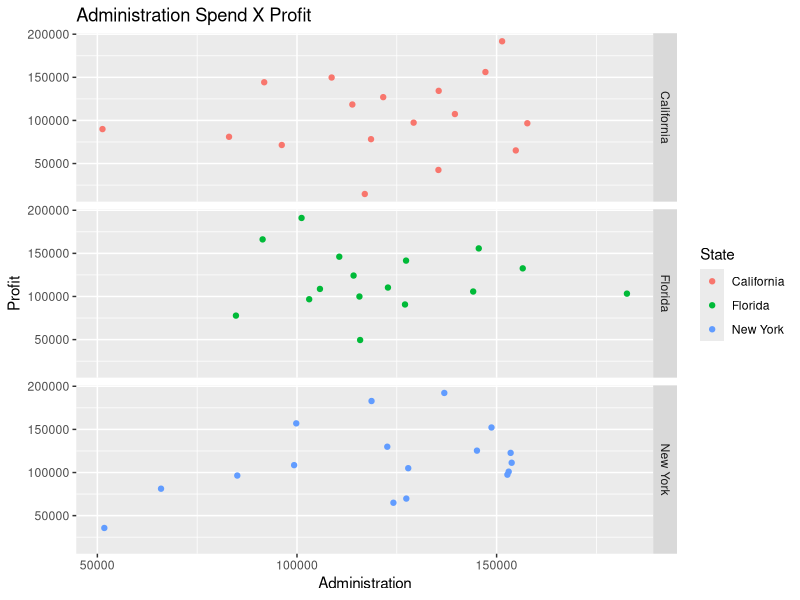
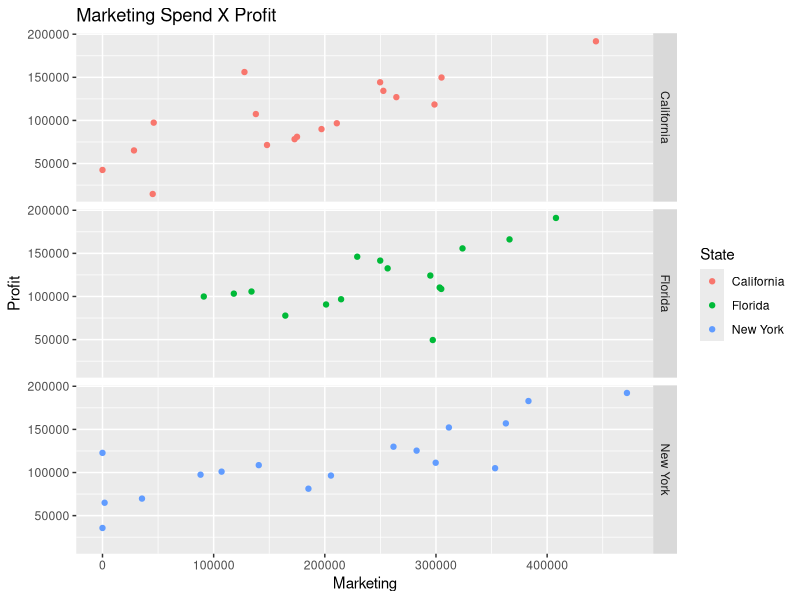
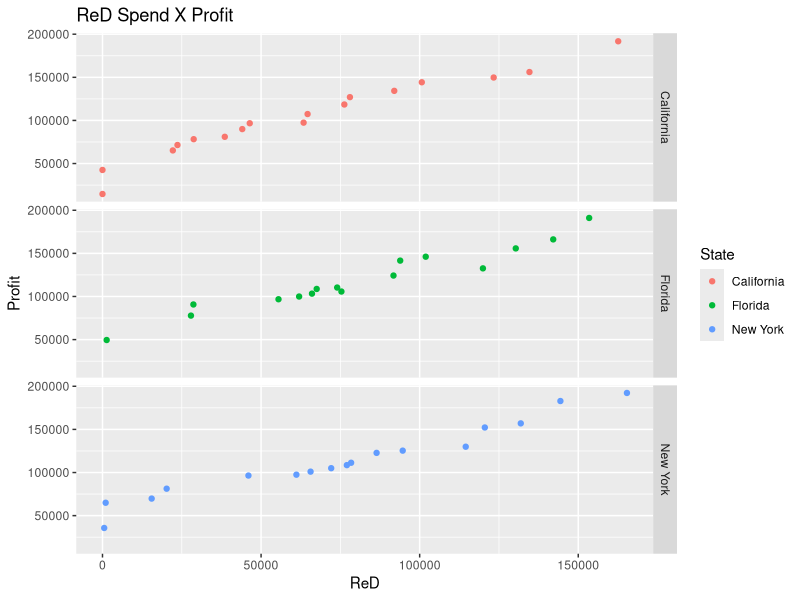
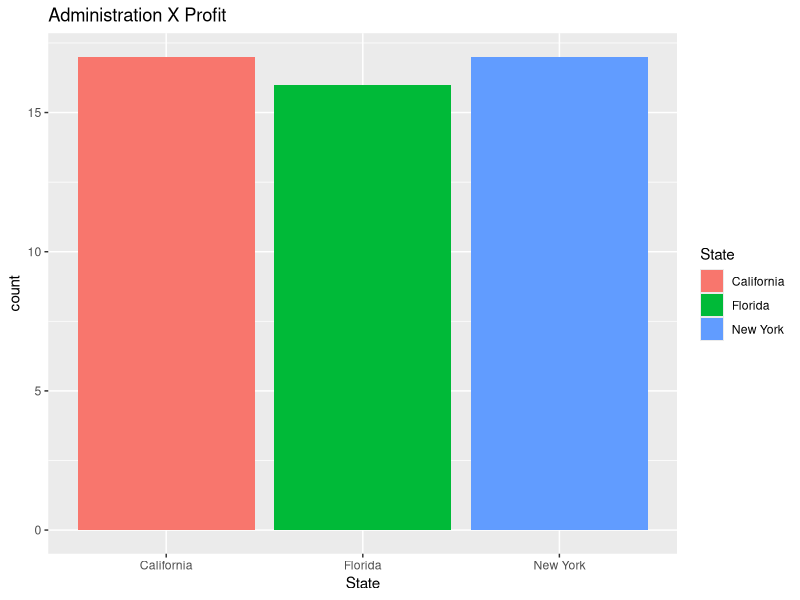
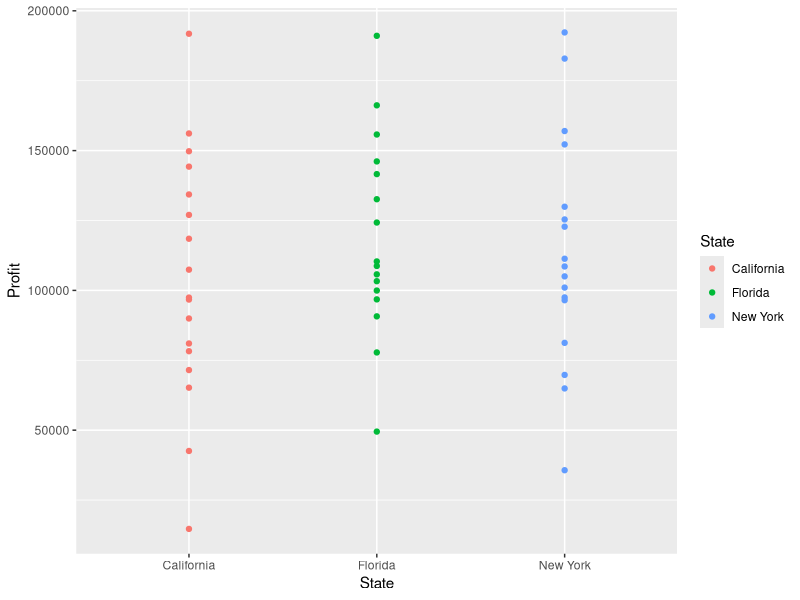
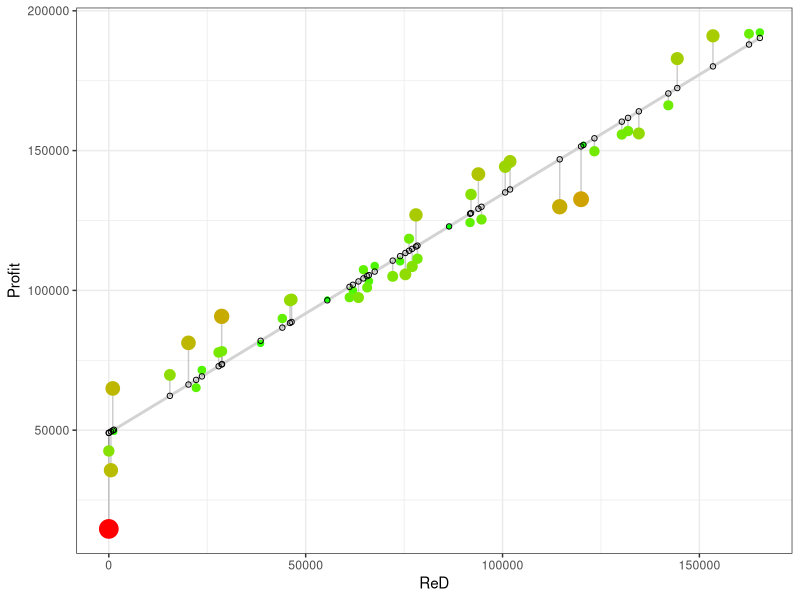
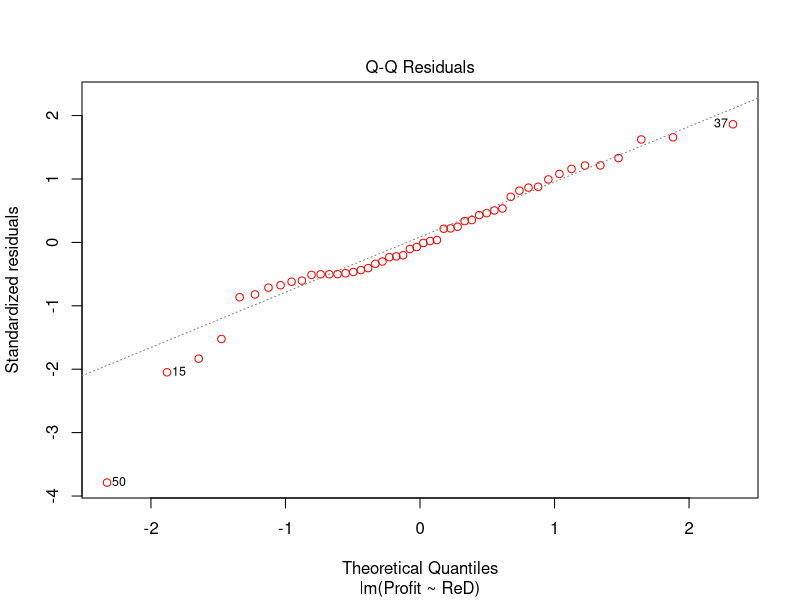
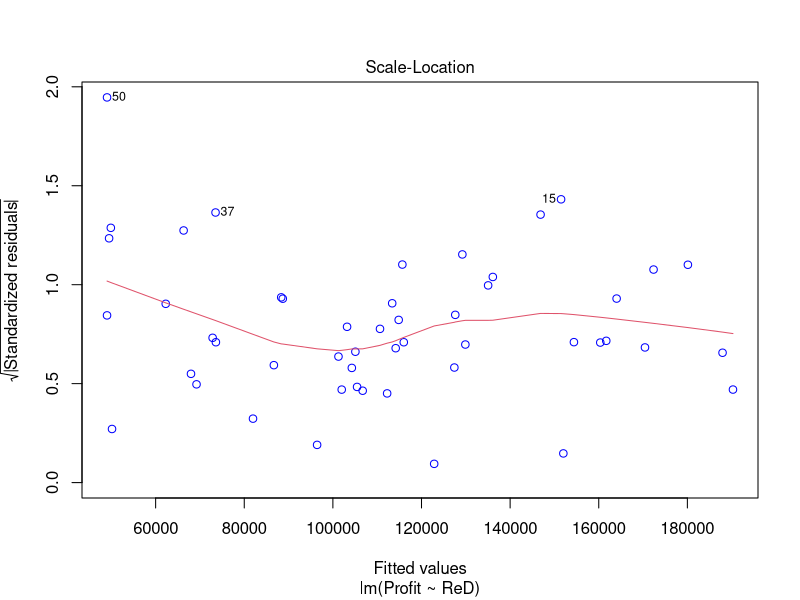

Reproduce these figures in R, in order.
## ---- chunk 1
library(tidyverse)
options(scipen = 999)

dataset = read_csv(here::here("data/50_startups.csv"),
                 col_types = "dddcd")
## ---- chunk 2
library(ggplot2)
ggplot(data = dataset) +
  geom_point(aes(x = Administration, y = Profit, color = State)) +
  facet_grid(State ~ .) +
  ggtitle('Administration Spend X Profit')

ggplot(data = dataset) +
  geom_point(aes(x = Marketing, y = Profit, color = State)) +
  facet_grid(State ~ .) +
  ggtitle('Marketing Spend X Profit')

ggplot(data = dataset) +
  geom_point(aes(x = ReD, y = Profit, color = State)) +
  facet_grid(State ~ .) +
  ggtitle('ReD Spend X Profit')

ggplot(data = dataset) +
  geom_bar(aes(State, fill = State)) +
  ggtitle('Administration X Profit')

ggplot(data = dataset) +
  geom_point(aes(x = State, y = Profit, color = State))

## ---- chunk 3
cor(dataset$Administration, dataset$Profit)
cor(dataset$Marketing, dataset$Profit)
cor(dataset$ReD, dataset$Profit)
## ---- chunk 4
regressor = lm(formula = Profit ~ Administration + Marketing + ReD, data = dataset)
summary(regressor)

regressor = lm(formula = Profit ~ Administration + ReD, data = dataset)
summary(regressor)

regressor = lm(formula = Profit ~ ReD, data = dataset)
summary(regressor)
## ---- chunk 5
anova(regressor)
anovaTest = aov(regressor, data = dataset)
summary(anovaTest)
## ---- chunk 6
dataset$predicted <- predict(regressor)
dataset$residuals <- residuals(regressor)

ggplot(dataset, aes(x = ReD, y = Profit)) +
  geom_smooth(method = "lm", se = FALSE, color = "lightgrey") +     # regression line  
  geom_segment(aes(xend = ReD, yend = predicted), alpha = .2) +      # draw line from point to line
  geom_point(aes(color = abs(residuals), size = abs(residuals))) +  # size of the points
  scale_color_continuous(low = "green", high = "red") +             # colour of the points mapped to residual size - green smaller, red larger
  guides(color = FALSE, size = FALSE) +                             # Size legend removed
  geom_point(aes(y = predicted), shape = 1) +
  theme_bw()
## ---- chunk 7
plot(regressor, which=2, col=c("red"))
## ---- chunk 8
plot(regressor, which=3, col=c("blue"))  # Scale-Location Plot
